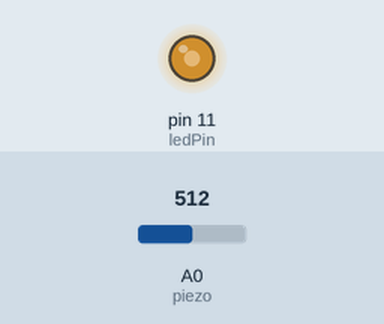
Bench run of a sketch on a simulated Arduino Uno, built with avr-gcc and run on an emulated ATmega328P. On the bench: output pins drawn as LEDs (lit = HIGH). Inputs (shaded band) come from the test bench; at power-on: A0 (piezo) = 512.

Above: at 1.2 s.
1.3 s: A0 (piezo) set to 581
2.8 s: A0 (piezo) set to 614
At 3.9 s:
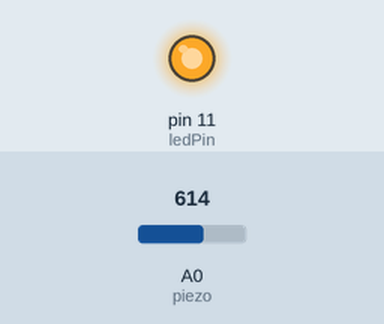
4.3 s: A0 (piezo) set to 290
At 5.0 s:
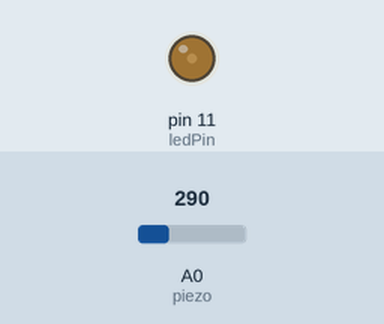
5.8 s: A0 (piezo) set to 318
At 7.5 s:
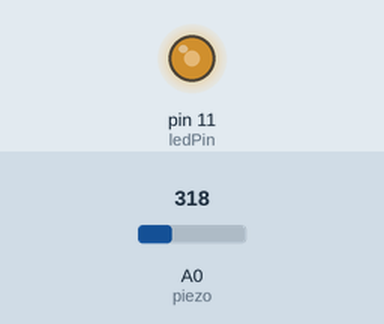
7.8 s: A0 (piezo) set to 122
At 8.9 s:
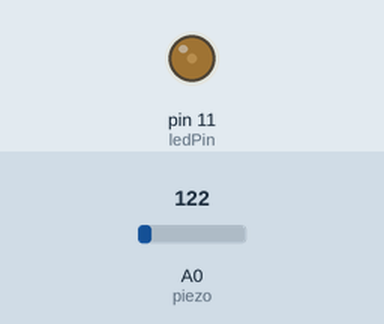
Timing chart, 0 to 10.3 s (numbered marks = the images above; inputs shaded):
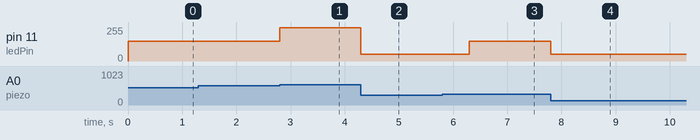

Measured:
- the behaviour switches between 599 and 600 on A0 (piezo) (found by bisection; images 0 and 1)
- the behaviour switches between 299 and 300 on A0 (piezo) (found by bisection; images 2 and 3)
- after the input at 1.3 s, every drawn part: stays the same
- after the input at 2.8 s, pin 11 (ledPin): 150/255 → 250/255 at once
- after the input at 4.3 s, pin 11 (ledPin): 250/255 → 50/255 at once
- after the input at 5.8 s, pin 11 (ledPin): 50/255 → 150/255 after 0.50 s
- after the input at 7.8 s, pin 11 (ledPin): 150/255 → 50/255 at once

The sketch:

ch12_2_1.ino
```cpp
int piezo = 0;
int ledPin = 11;
int piezoValue = 0;
int THRESHOLD = 300;

void setup() {
  pinMode(ledPin, OUTPUT);
}

void loop() {
  piezoValue = analogRead(piezo);
  if (piezoValue < THRESHOLD) {
    analogWrite(ledPin, 50);
    delay(1000);
  } else if (piezoValue < 600) {
    analogWrite(ledPin, 150);
  } else {
    analogWrite(ledPin, 250);
  }
}
```
